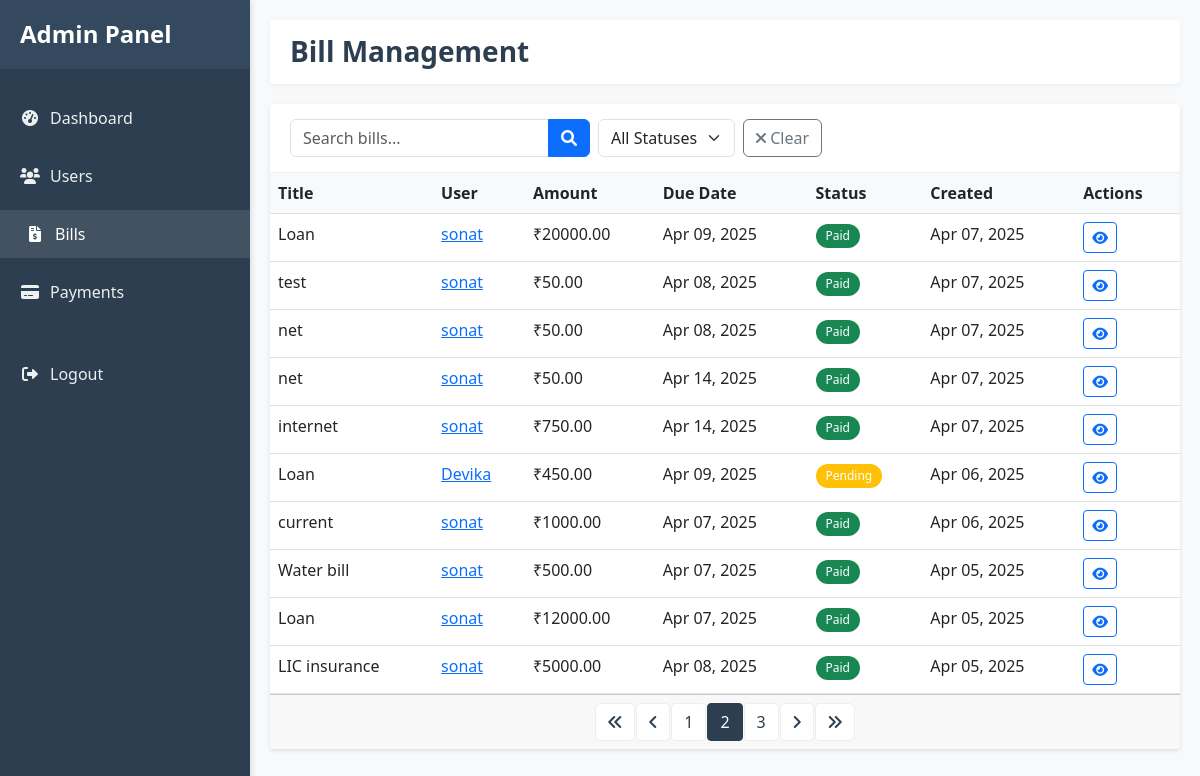
The app's page /admin-portal/bills/?page=2 (signed in) with its own data.
### app/models.py (models this page shows, shortened)
class Bill(models.Model):
    CATEGORY_CHOICES = [
        ('utilities', 'Utilities'),
        ('rent', 'Rent'),
        ('insurance', 'Insurance'),
        ('subscription', 'Subscription'),
        ('other', 'Other'),
    ]
    PAYMENT_STATUS_CHOICES = [
        ('pending', 'Pending'),
        ('paid', 'Paid'),
        ('overdue', 'Overdue'),
    ]
    user = models.ForeignKey(User, on_delete=models.CASCADE)
    title = models.CharField(max_length=200)
    description = models.TextField(blank=True)
    amount = models.DecimalField(max_digits=10, decimal_places=2)
    due_date = models.DateField()
    category = models.CharField(max_length=20, choices=CATEGORY_CHOICES)
    payment_status = models.CharField(max_length=20, choices=PAYMENT_STATUS_CHOICES, default='pending')
    paid_date = models.DateTimeField(null=True, blank=True)
    created_at = models.DateTimeField(auto_now_add=True)
    updated_at = models.DateTimeField(auto_now=True)
    reminder_sent = models.BooleanField(default=False)
    last_reminder_sent = models.DateTimeField(null=True, blank=True)

### app/views.py (the view)
# urls.py: path('admin-portal/bills/', views.admin_bill_list, name='admin_bill_list'),
@staff_member_required(login_url='login')
def admin_bill_list(request):
    bills = Bill.objects.all().order_by('-created_at')
    status_filter = request.GET.get('status', '')
    if status_filter:
        bills = bills.filter(payment_status=status_filter)
    search_query = request.GET.get('search', '')
    if search_query:
        bills = bills.filter(
            Q(title__icontains=search_query) |
            Q(description__icontains=search_query) |
            Q(user__username__icontains=search_query)
        )
    paginator = Paginator(bills, 10)  # Show 10 bills per page
    page_number = request.GET.get('page')
    page_obj = paginator.get_page(page_number)
    context = {
        'page_obj': page_obj,
        'status_filter': status_filter,
        'search_query': search_query,
        'statuses': Bill.PAYMENT_STATUS_CHOICES,
    }
    return render(request, 'app/admin/bill_list.html', context)

### app/templates/app/admin/bill_list.html (shortened to what this page needs)
{% extends 'app/admin/base.html' %}
{% block header_title %}Bill Management{% endblock %}
{% block content %}
<div class="card mb-4">
    <div class="card-header">
        <form method="get" class="d-flex flex-wrap">
            <div class="input-group me-2 mb-2 mb-md-0" style="max-width: 300px;">
                <input type="text" name="search" class="form-control" placeholder="Search bills..." value="{{ search_query }}">
                <button class="btn btn-primary" type="submit">
                    <i class="fas fa-search"></i>
                </button>
            </div>
            <div class="me-2 mb-2 mb-md-0">
                <select name="status" class="form-select">
                    <option value="">All Statuses</option>
                </select>
            </div>
            <a href="{% url 'admin_bill_list' %}" class="btn btn-outline-secondary mb-2 mb-md-0">
                <i class="fas fa-times"></i> Clear
            </a>
        </form>
    </div>
    <div class="card-body p-0">
        <div class="table-responsive">
            <table class="table table-hover">
                <thead>
                    <tr>
                        <th>Title</th>
                        <th>User</th>
                        <th>Amount</th>
                        <th>Due Date</th>
                        <th>Status</th>
                        <th>Created</th>
                        <th>Actions</th>
                    </tr>
                </thead>
                <tbody>
                    {% if page_obj %}
                        {% for bill in page_obj %}
                            <tr>
                                <td>{{ bill.title }}</td>
                                <td>
                                    <a href="{% url 'admin_user_detail' bill.user.id %}">{{ bill.user.username }}</a>
                                </td>
                                <td>₹{{ bill.amount }}</td>
                                <td>{{ bill.due_date|date:"M d, Y" }}</td>
                                <td>
                                    {% if bill.payment_status == 'paid' %}
                                        <span class="badge bg-success">Paid</span>
                                    {% elif bill.payment_status == 'overdue' %}
                                        <span class="badge bg-danger">Overdue</span>
                                    {% else %}
                                        <span class="badge bg-warning">Pending</span>
                                    {% endif %}
                                </td>
                                <td>{{ bill.created_at|date:"M d, Y" }}</td>
                                <td>
                                    <a href="{% url 'admin_bill_detail' bill.id %}" class="btn btn-sm btn-outline-primary">
                                        <i class="fas fa-eye"></i>
                                    </a>
                                </td>
                            </tr>
                        {% endfor %}
                    {% else %}
                        <tr>
                            <td colspan="7" class="text-center py-4">
                                <p class="mb-0 text-muted">No bills found</p>
                            </td>
                        </tr>
                    {% endif %}
                </tbody>
            </table>
        </div>
    </div>
    {% if page_obj.paginator.num_pages > 1 %}
    <div class="card-footer d-flex justify-content-center">
        <nav aria-label="Page navigation">
            <ul class="pagination mb-0">
                {% if page_obj.has_previous %}
                    <li class="page-item">
                        <a class="page-link" href="?page=1{% if search_query %}&search={{ search_query }}{% endif %}{% if status_filter %}&status={{ status_filter }}{% endif %}" aria-label="First">
                            <i class="fas fa-angle-double-left"></i>
                        </a>
                    </li>
                    <li class="page-item">
                        <a class="page-link" href="?page={{ page_obj.previous_page_number }}{% if search_query %}&search={{ search_query }}{% endif %}{% if status_filter %}&status={{ status_filter }}{% endif %}" aria-label="Previous">
                            <i class="fas fa-angle-left"></i>
                        </a>
                    </li>
                {% endif %}
                {% for num in page_obj.paginator.page_range %}
                    {% if page_obj.number == num %}
                        <li class="page-item active"><span class="page-link">{{ num }}</span></li>
                    {% elif num > page_obj.number|add:'-3' and num < page_obj.number|add:'3' %}
                        <li class="page-item">
                            <a class="page-link" href="?page={{ num }}{% if search_query %}&search={{ search_query }}{% endif %}{% if status_filter %}&status={{ status_filter }}{% endif %}">{{ num }}</a>
                        </li>
                    {% endif %}
                {% endfor %}
                {% if page_obj.has_next %}
                    <li class="page-item">
                        <a class="page-link" href="?page={{ page_obj.next_page_number }}{% if search_query %}&search={{ search_query }}{% endif %}{% if status_filter %}&status={{ status_filter }}{% endif %}" aria-label="Next">
                            <i class="fas fa-angle-right"></i>
                        </a>
                    </li>
                    <li class="page-item">
                        <a class="page-link" href="?page={{ page_obj.paginator.num_pages }}{% if search_query %}&search={{ search_query }}{% endif %}{% if status_filter %}&status={{ status_filter }}{% endif %}" aria-label="Last">
                            <i class="fas fa-angle-double-right"></i>
                        </a>
                    </li>
                {% endif %}
            </ul>
        </nav>
    </div>
    {% endif %}
</div>
{% endblock %}

### app/templates/app/admin/base.html (style rules this page uses)
:root { --primary-color: #2c3e50; --secondary-color: #34495e; --accent-color: #3498db; --success-color: #2ecc71; --danger-color: #e74c3c; --warning-color: #f39c12; --info-color: #3498db; --light-color: #ecf0f1; --dark-color: #2c3e50; --border-radius: 4px; --box-shadow: 0 2px 4px rgba(0,0,0,0.1); --transition: all 0.3s ease; --sidebar-width: 250px; }
body { font-family: 'Segoe UI', Tahoma, Geneva, Verdana, sans-serif; background-color: #f8f9fa; min-height: 100vh; display: flex; flex-direction: column; }
.card { border: none; border-radius: var(--border-radius); box-shadow: var(--box-shadow); margin-bottom: 20px; }
.card-header { background-color: white; border-bottom: 1px solid #eee; padding: 15px 20px; font-weight: 600; }
.table { margin-bottom: 0; }
.table th { background-color: #f8f9fa; font-weight: 600; border-bottom-width: 1px; }
.badge { font-weight: 500; padding: 6px 10px; border-radius: 20px; }
.pagination { margin-bottom: 0; }
.page-link { color: var(--primary-color); border-color: #eee; margin: 0 2px; border-radius: var(--border-radius); }
.page-item.active .page-link { background-color: var(--primary-color); border-color: var(--primary-color); }

### records on screen
Bill: title "Loan", user.username "sonat", amount "20000.00", due_date "Apr 09, 2025", payment_status "Paid", created_at "Apr 07, 2025"
Bill: title "test", user.username "sonat", amount "50.00", due_date "Apr 08, 2025", payment_status "Paid", created_at "Apr 07, 2025"
Bill: title "net", user.username "sonat", amount "50.00", due_date "Apr 08, 2025", payment_status "Paid", created_at "Apr 07, 2025"
Bill: title "net", user.username "sonat", amount "50.00", due_date "Apr 14, 2025", payment_status "Paid", created_at "Apr 07, 2025"
Bill: title "internet", user.username "sonat", amount "750.00", due_date "Apr 14, 2025", payment_status "Paid", created_at "Apr 07, 2025"
Bill: title "Loan", user.username "Devika", amount "450.00", due_date "Apr 09, 2025", payment_status "Pending", created_at "Apr 06, 2025"
Bill: title "current", user.username "sonat", amount "1000.00", due_date "Apr 07, 2025", payment_status "Paid", created_at "Apr 06, 2025"
Bill: title "Water bill", user.username "sonat", amount "500.00", due_date "Apr 07, 2025", payment_status "Paid", created_at "Apr 05, 2025"
Bill: title "Loan", user.username "sonat", amount "12000.00", due_date "Apr 07, 2025", payment_status "Paid", created_at "Apr 05, 2025"
Bill: title "LIC insurance", user.username "sonat", amount "5000.00", due_date "Apr 08, 2025", payment_status "Paid", created_at "Apr 05, 2025"

### other values on screen
{{ num }} "1" "3"
{{ num }} "2"
